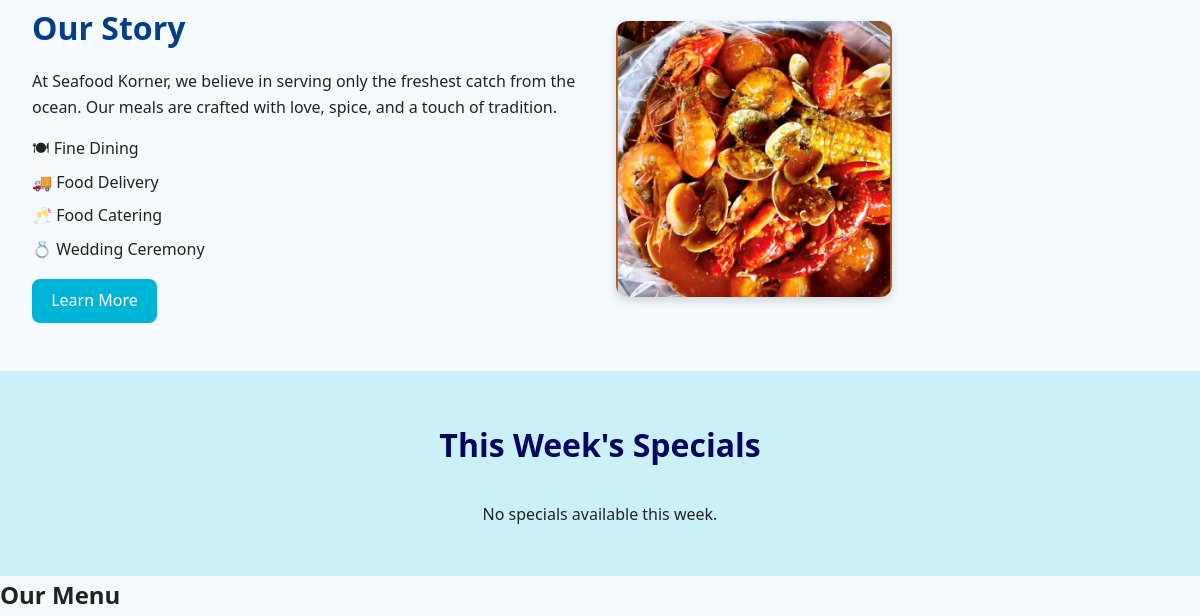
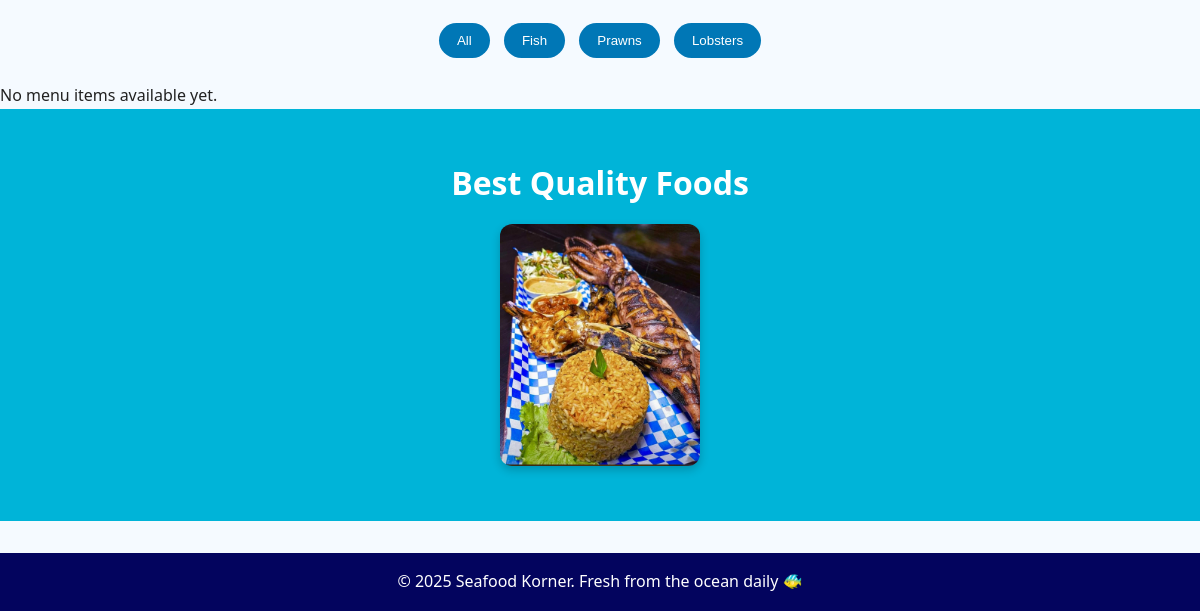
The app's page / (lower part), older data (2 pictures, top to bottom).
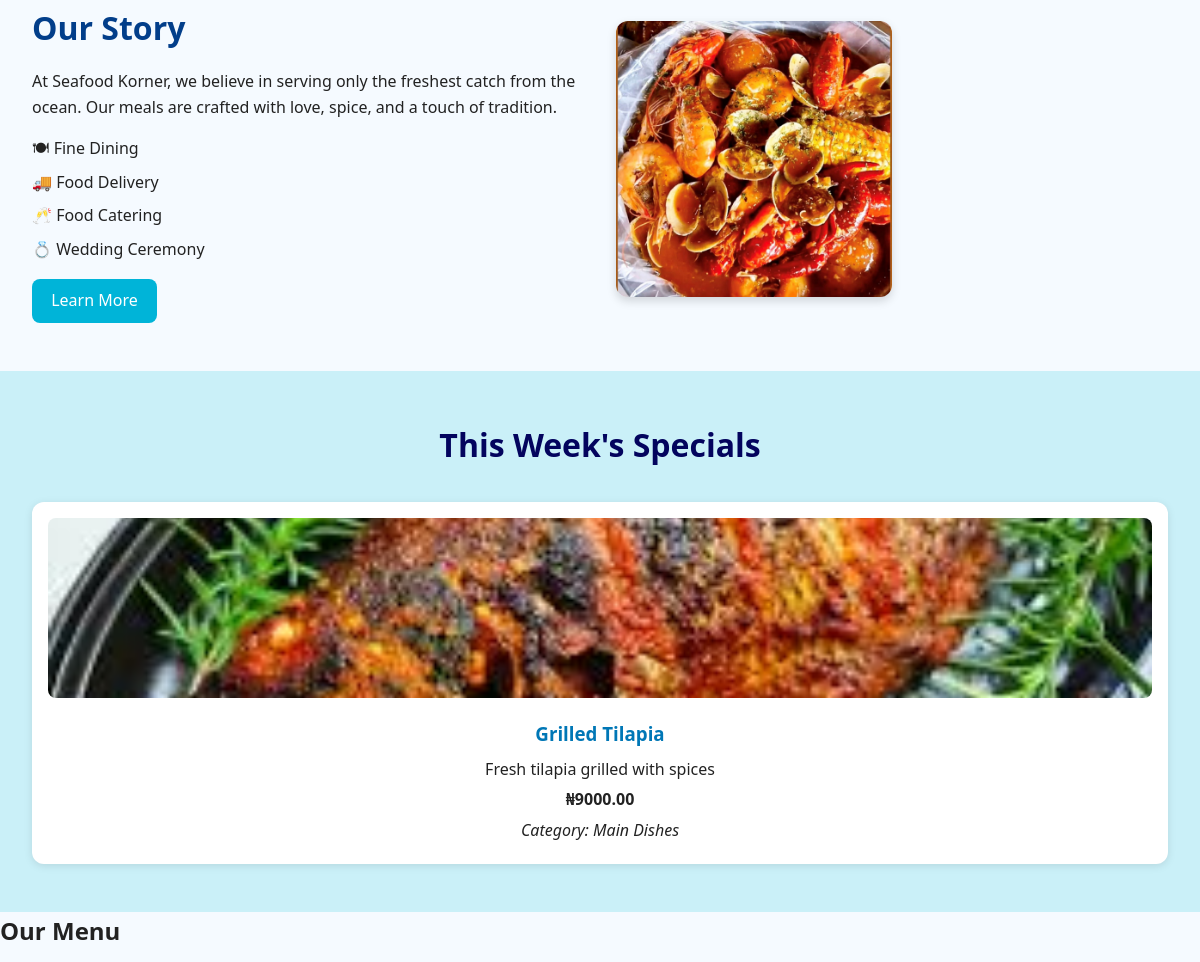
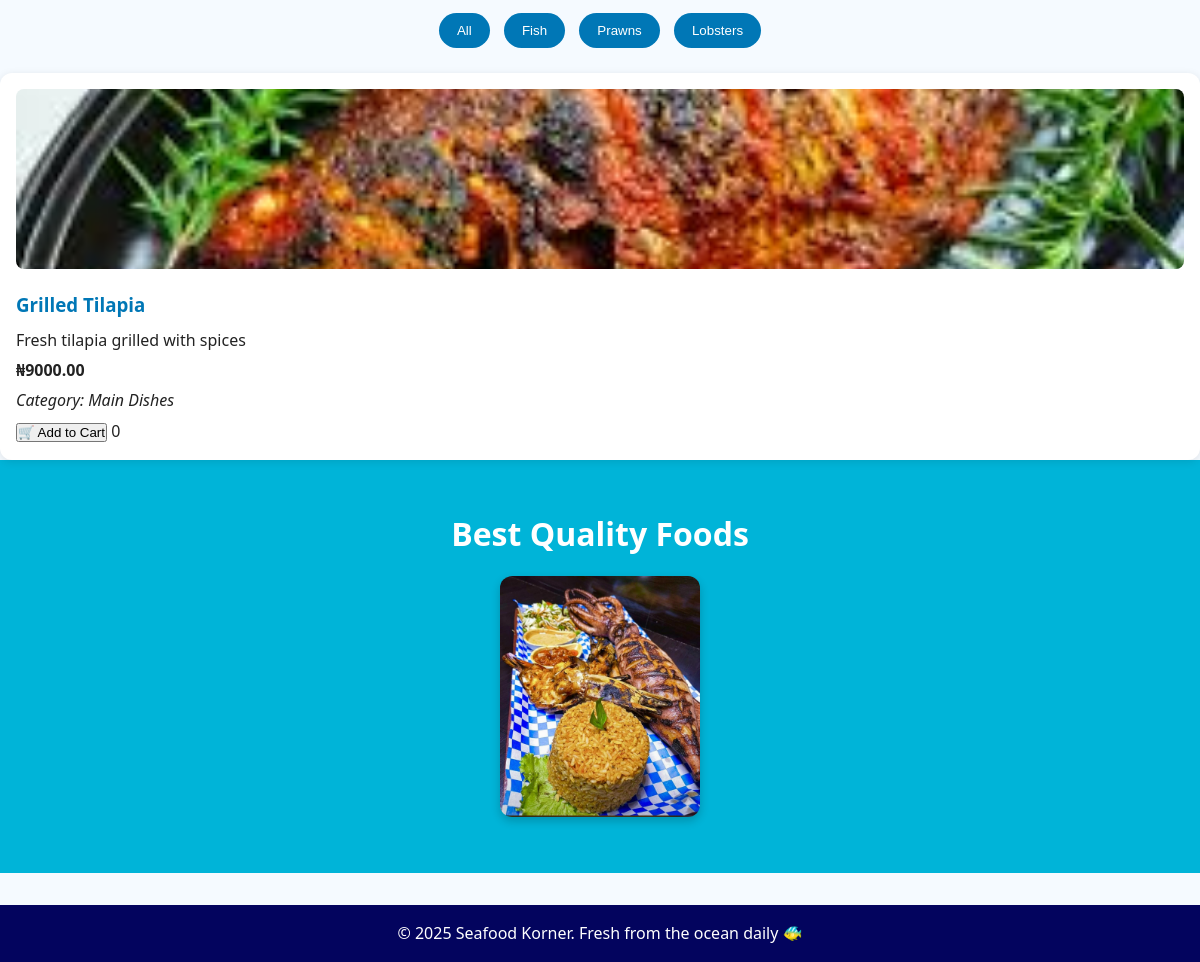
The same page, newer data (2 pictures, top to bottom).
### restaurant/models.py (models this page shows, shortened)
class MenuItem(models.Model):
    name = models.CharField(max_length=255)
    description = models.TextField(default= "No description", blank=True )
    ingredients = models.TextField(blank=True, null=True)
    price = models.DecimalField(max_digits=10, decimal_places=2)
    image = models.ImageField(upload_to="menu_images/", blank=True, null=True)
    category = models.ForeignKey(Category, on_delete=models.CASCADE)
    class Meta:
        ordering = ["name"]

class Category(models.Model):
    name = models.CharField(max_length=100)

### restaurant/views.py (the view)
# urls.py: path("", views.home_view, name="home"),
def home_view(request):
    items = MenuItem.objects.select_related("category").all()
    username = request.user.username if request.user.is_authenticated else None
    return render(request, "restaurant/index.html", {"items": items, "username": username})

### restaurant/context_processors.py (called while the page is built)
def cart_count(request):
    if request.user.is_authenticated:
        cart, _ = Cart.objects.get_or_create(user=request.user)
        count = CartItem.objects.filter(cart=cart).count()
    else:
        count = 0
    return {"cart_count": count}

### restaurant/templates/restaurant/index.html (shortened to what this page needs)
{% load static %}
<!DOCTYPE html>
<html lang="en">
<head>
    <link rel="stylesheet" href="{% static 'css/style.css' %}">
</head>
<body>
    <section class="story">
        <div class="story-text">
            <h2>Our Story</h2>
            <p>
                At Seafood Korner, we believe in serving only the freshest catch from the ocean.
                Our meals are crafted with love, spice, and a touch of tradition.
            </p>
            <ul>
                <li>🍽 Fine Dining</li>
                <li>🚚 Food Delivery</li>
                <li>🥂 Food Catering</li>
                <li>💍 Wedding Ceremony</li>
            </ul>
            <a href="#" class="btn">Learn More</a>
        </div>
        <div class="story-image">
            <img src="{% static 'images/sea2.jpg' %}" alt="Seafood Dish">
        </div>
    </section>
    <section class="specials">
        <h2>This Week's Specials</h2>
        <div class="menu-items">
            {% for item in items %}
                <div class="menu-card">
                    {% if item.image %}
                        <img src="{{ item.image.url }}" alt="{{ item.name }}">
                    {% endif %}
                    <h3>{{ item.name }}</h3>
                    <p>{{ item.description }}</p>
                    <p><strong>₦{{ item.price }}</strong></p>
                    <p><em>Category: {{ item.category.name }}</em></p>
                </div>
            {% empty %}
                <p>No specials available this week.</p>
            {% endfor %}
        </div>
    </section>
    <main>
        <h2>Our Menu</h2>
        <div class="filter-buttons">
            <button onclick="filterMenu('all')">All</button>
            <button onclick="filterMenu('Fish')">Fish</button>
            <button onclick="filterMenu('Prawns')">Prawns</button>
            <button onclick="filterMenu('Lobsters')">Lobsters</button>
        </div>
        <div class="menu-items">
            {% for item in items %}
                <div class="menu-card" data-category="{{ item.category.name }}" data-id="{{ item.id }}">
                    {% if item.image %}
                        <img src="{{ item.image.url }}" alt="{{ item.name }}">
                    {% endif %}
                    <h3>{{ item.name }}</h3>
                    <p>{{ item.description }}</p>
                    <p><strong>₦{{ item.price }}</strong></p>
                    <p><em>Category: {{ item.category.name }}</em></p>
                    <button class="add-to-cart-btn" data-id="{{ item.id }}">🛒 Add to Cart</button>
                    <span class="item-count" id="count-{{ item.id }}">0</span>
                </div>
            {% empty %}
                <p>No menu items available yet.</p>
            {% endfor %}
        </div>
    </main>
    <section class="cta">
        <h2>Best Quality Foods</h2>
        <img src="{% static 'images/sea6.jpg' %}" alt="Quality Food">
    </section>
    <footer>
        <p>© 2025 Seafood Korner. Fresh from the ocean daily 🐠</p>
    </footer>
</body>
</html>

Row changes from the older to the newer data that the page shows:
added MenuItem: image (picture), name "Grilled Tilapia", description "Fresh tilapia grilled with spices", price "9000.00", category.name "Main Dishes"
Text that changed along with them:
text no longer shown: "No specials available this week. No menu items available yet."
